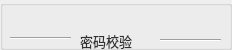
           <widget class="QGroupBox" name="groupBox_16">
            <property name="minimumSize">
             <size>
              <width>232</width>
              <height>50</height>
             </size>
            </property>
            <property name="maximumSize">
             <size>
              <width>232</width>
              <height>50</height>
             </size>
            </property>
            <property name="styleSheet">
             <string notr="true">QGroupBox#groupBox_16
{
	border : none;
}</string>
            </property>
            <property name="title">
             <string/>
            </property>
            <widget class="Line" name="line_4">
             <property name="enabled">
              <bool>true</bool>
             </property>
             <property name="geometry">
              <rect>
               <x>160</x>
               <y>30</y>
               <width>61</width>
               <height>20</height>
              </rect>
             </property>
             <property name="styleSheet">
              <string notr="true">color: rgb(50, 50, 51);
border-color: rgb(50, 50, 51);
gridline-color: rgb(50, 50, 51);</string>
             </property>
             <property name="orientation">
              <enum>Qt::Horizontal</enum>
             </property>
            </widget>
            <widget class="Line" name="line_3">
             <property name="windowModality">
              <enum>Qt::NonModal</enum>
             </property>
             <property name="geometry">
              <rect>
               <x>10</x>
               <y>30</y>
               <width>61</width>
               <height>16</height>
              </rect>
             </property>
             <property name="font">
              <font>
               <underline>false</underline>
               <stylestrategy>PreferDefault</stylestrategy>
              </font>
             </property>
             <property name="focusPolicy">
              <enum>Qt::NoFocus</enum>
             </property>
             <property name="layoutDirection">
              <enum>Qt::LeftToRight</enum>
             </property>
             <property name="frameShadow">
              <enum>QFrame::Sunken</enum>
             </property>
             <property name="orientation">
              <enum>Qt::Horizontal</enum>
             </property>
            </widget>
            <widget class="QLabel" name="label_13">
             <property name="geometry">
              <rect>
               <x>80</x>
               <y>30</y>
               <width>71</width>
               <height>21</height>
              </rect>
             </property>
             <property name="styleSheet">
              <string notr="true">/*字体为微软雅黑*/
    font-family:Microsoft Yahei;
    /*字体大小为20点*/
    font-size:10pt;
    /*字体颜色*/ 
	color: rgb(50, 50, 51);</string>
             </property>
             <property name="text">
              <string>密码校验</string>
             </property>
            </widget>
           </widget>
